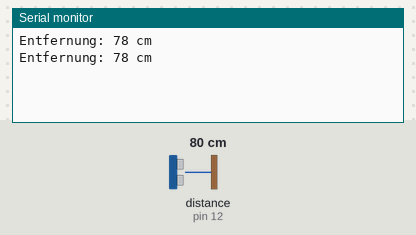
The sketch below on a simulated Arduino Uno, built with avr-gcc and run on an emulated ATmega328P. On the bench: the last lines printed to the serial monitor. Wiring (inferred from the names in the program): ultrasonic range finder: trigger pin 11; echo pin 12. The inputs (shaded band) are chosen by the test bench; at power-on: distance to the obstacle (sensor on pin 12) 80 cm. The echo pulse lasts 58.3 µs per cm.

Above: at 5.8 s.
5.9 s: distance to the obstacle (sensor on pin 12) set to 2 cm
At 10.6 s:
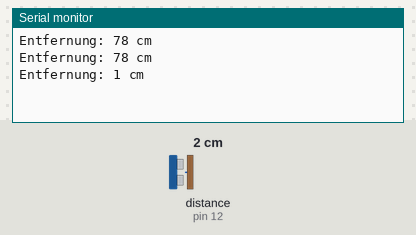
11.9 s: distance to the obstacle (sensor on pin 12) set to 4 cm
At 15.7 s:
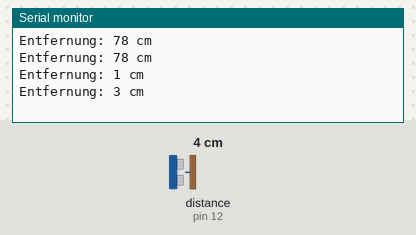
Timing chart, 0 to 17.2 s (numbered marks = the images above; inputs shaded):
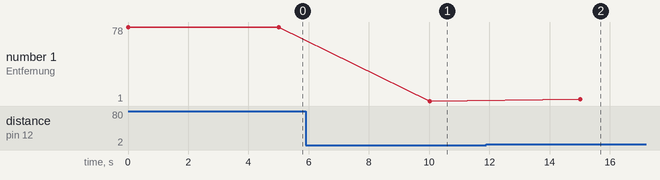

Measured:
- after the input at 5.9 s, the serial monitor: prints a new line after 4.1 s (image 1)
- after the input at 11.9 s, the serial monitor: prints a new line after 3.1 s (image 2)
- plotted number 1: 78 → 1 after the input at 5.9 s, 1 → 3 after the input at 11.9 s

The sketch:

Ultraschallsensor.ino
```cpp
int trigPin = 11;
int echoPin = 12;

void setup() {
  Serial.begin(9600);
  pinMode(trigPin, OUTPUT);
  pinMode(echoPin, INPUT);
}

void loop() {
  // TriggerPin aus
  digitalWrite(trigPin, LOW);
  delayMicroseconds(2);

  // Ultraschall abfeuern
  digitalWrite(trigPin, HIGH);
  delayMicroseconds(10);
  digitalWrite(trigPin, LOW);

  // Echo empfangen und Zeit messen
  long dauer = pulseIn(echoPin, HIGH);

  // Entfernung berechnen
  int distance =dauer*0.034 / 2;

  // Ergebnis ausgeben
  Serial.print("Entfernung: ");
  Serial.print(distance);
  Serial.println(" cm");

  // kurze Pause
  delay(5000);
}
```
